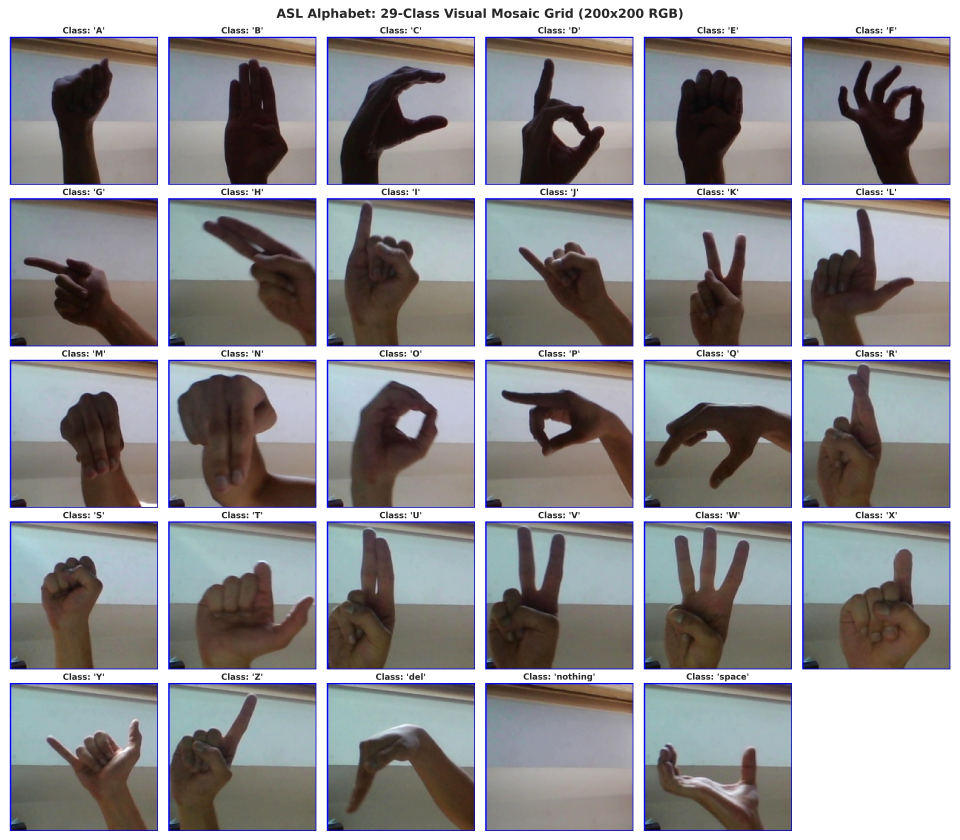
#> input picture docs/archive_grassknoted/figures/eda_29_class_mosaic.png, 4800 x 4200 px (shown at 1/5 size)
$ python -i blank_scan.py   (imports and definitions only)   (older library calls are emulated)
#> lines starting #> are read from the running program, lines starting #| are printed output that depends on the picture
"""
src/blank_scan.py
Task 2.2, Part B-1: blank / no-hand frame scan over all 36,000 raw images.

Why edge density and not std_L alone: a blank pale background has low luminance spread,
but so does a frame with a fingertip at the edge, and a single-feature cutoff on std_L
flagged one frame in the Part A sample. Edge density is the fraction of pixels whose
Sobel gradient magnitude exceeds t. A plain background has almost no edges. A hand, even
partly in frame, has many (knuckles, nails, creases, outline).

Features per image (5x5 Gaussian blur, grayscale, Sobel ksize 3):
  edge_frac_20, edge_frac_40, edge_frac_80   fraction of pixels with |grad| > t
  std_L                                       from the index

Iterative workflow (threshold is chosen by review, not guessed):
  1. uv run python src/blank_scan.py
       Prints quantiles, counts at candidate thresholds, and natural breaks in the lowest
       500 values. Writes docs/figures/blank_scan_histogram.png and blank_scan_review.png
       (the 48 lowest-edge frames, ascending).
  2. Inspect the review grid. Find the rank where frames stop being empty.
  3. Refine the band: uv run python src/blank_scan.py --grid-start 40
  4. Apply: uv run python src/blank_scan.py --threshold T --mediapipe-check
       Writes data/processed/blank_frames.csv. preprocess_roi.py requires this file.
       --mediapipe-check runs MediaPipe on frames with edge_frac_40 <= 0.02, as a cross-check:
       blanks should show no hand; a hand found there means a partial-entry frame.

Read-only on data/raw/. Caches features in data/processed/blank_scan.csv.
"""

import argparse
import json
from concurrent.futures import ThreadPoolExecutor
from datetime import datetime

import cv2
import matplotlib
# [1 line not run here, left out]
import matplotlib.pyplot as plt
import numpy as np
import pandas as pd
from tqdm import tqdm

from config import BLANK_FRAMES_CSV, CLASSES, DOCS_DIR, PROCESSED_DIR, PROJECT_ROOT
from roi_detector import make_hands, mediapipe_box

INDEX_CSV = PROCESSED_DIR / "asl_hg_image_index.csv"
SCAN_CSV = PROCESSED_DIR / "blank_scan.csv"
FIG_DIR = DOCS_DIR / "figures"
HIST_FIG = FIG_DIR / "blank_scan_histogram.png"
GRID_FIG = FIG_DIR / "blank_scan_review.png"
REPORT = DOCS_DIR / "task2_2_partB1_blank_scan.json"
EDGE_MAGS = [20, 40, 80]
PRIMARY_MAG = 40
CHECK_THRESHOLDS = [0.0, 0.0005, 0.001, 0.002, 0.005, 0.01, 0.02, 0.05]
MP_CHECK_CEILING = 0.02
GRID_N, GRID_COLS = 48, 8
NUM_WORKERS = 8


def edge_features(path):
    gray = cv2.imread(str(path), cv2.IMREAD_GRAYSCALE)
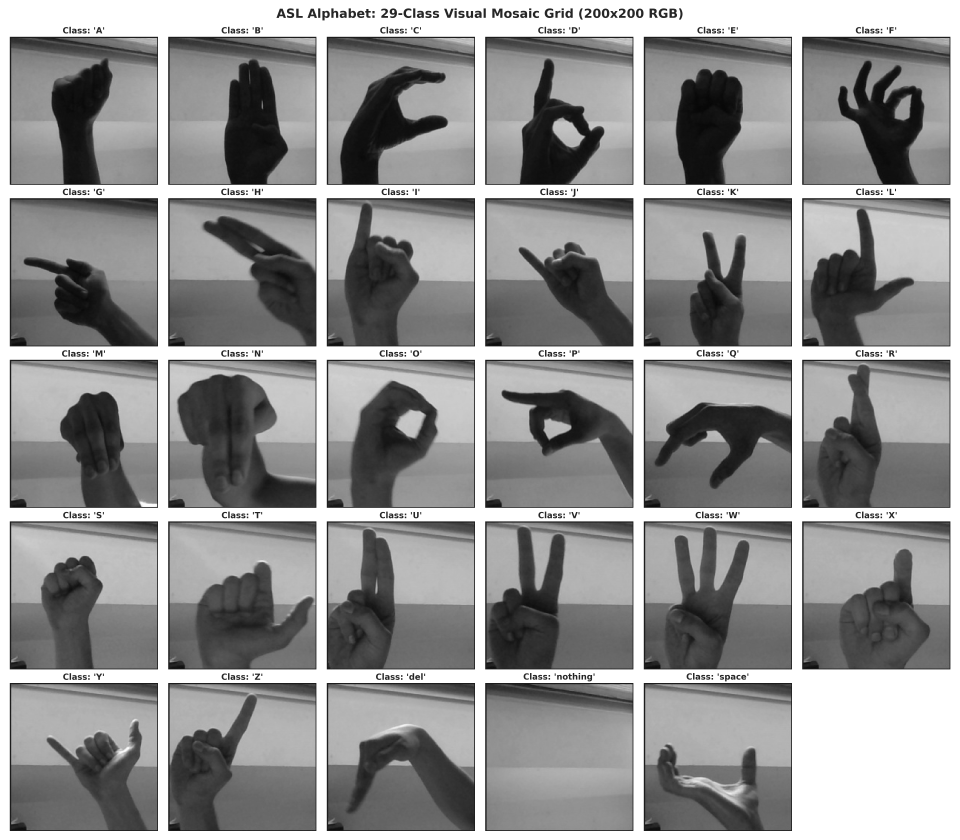
#> gray: shape (4200, 4800) (shown at 1/5 size); min 6, max 255, mean 144.9
    if gray is None:
        raise FileNotFoundError(f"cv2 could not read {path}")
    g = cv2.GaussianBlur(gray, (5, 5), 0)
    gx = cv2.Sobel(g, cv2.CV_32F, 1, 0, ksize=3)
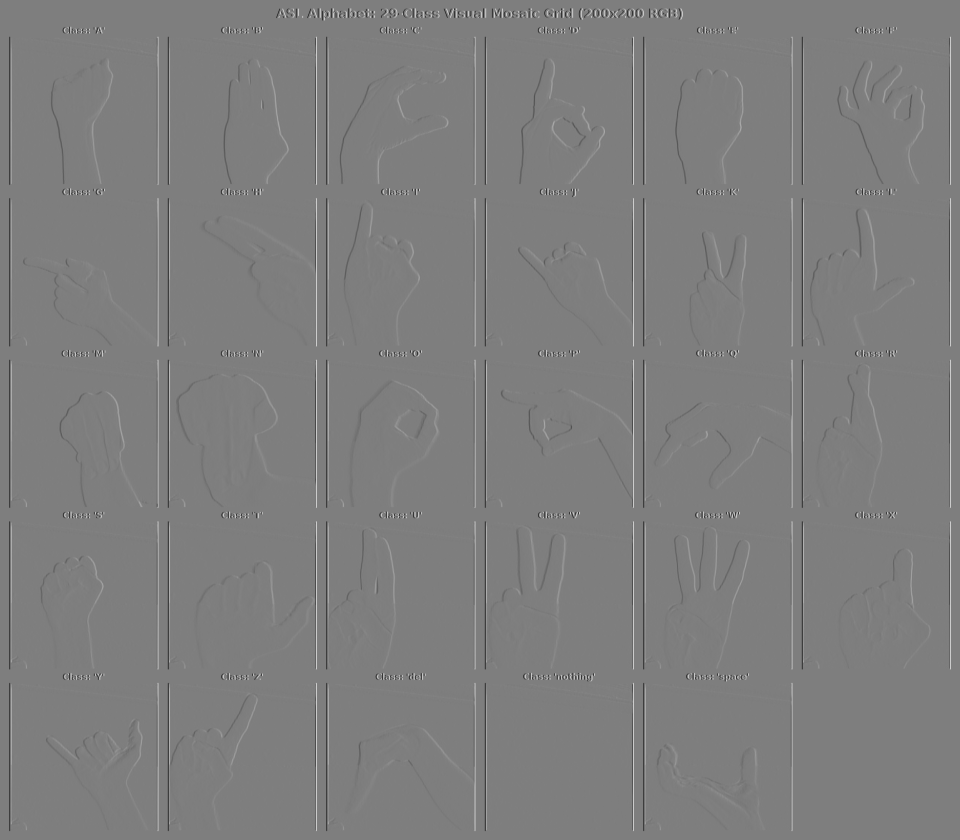
#> gx: shape (4200, 4800) float32 (shown at 1/5 size); min -572, max 579, mean 0; drawn with min black and max white
    gy = cv2.Sobel(g, cv2.CV_32F, 0, 1, ksize=3)
    mag = cv2.magnitude(gx, gy)
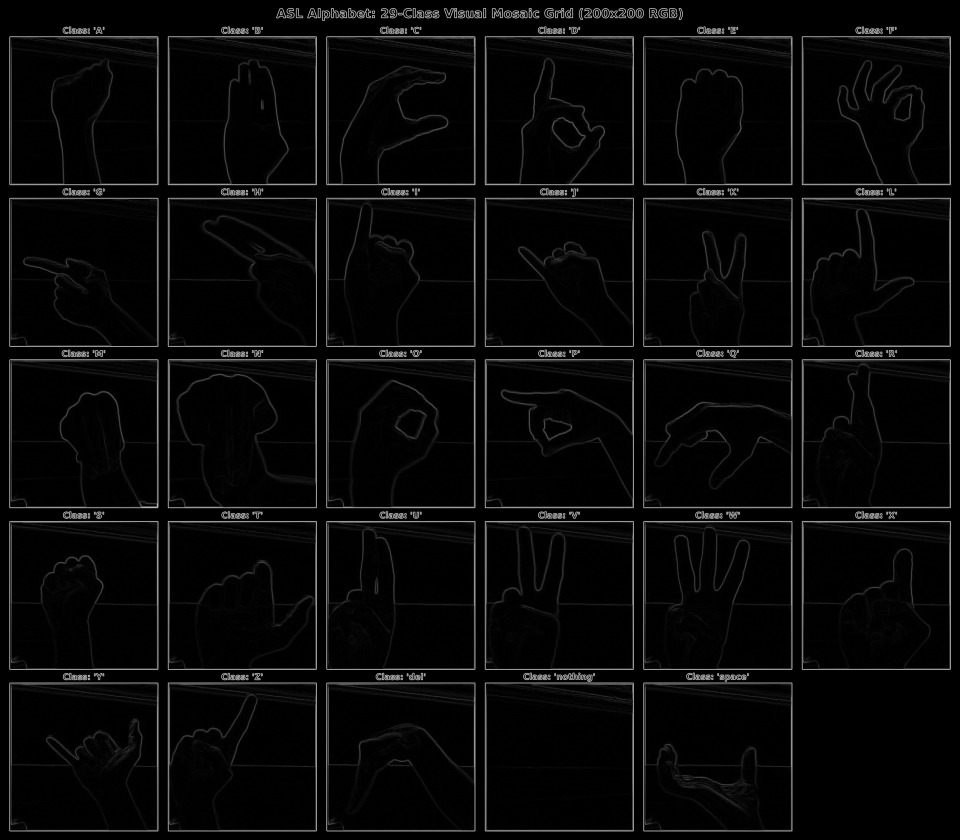
#> mag: shape (4200, 4800) float32 (shown at 1/5 size); min 0, max 579, mean 19.5; drawn with min black and max white
    return {f"edge_frac_{t}": float((mag > t).mean()) for t in EDGE_MAGS}


# [166 lines left out: functions compute_features, natural_breaks, histogram, review_grid, mediapipe_check, main, not called in this run]


# [2 lines not run here, left out]

>>> result = edge_features('../docs/archive_grassknoted/figures/eda_29_class_mosaic.png')
#> result = {'edge_frac_20': 0.118, 'edge_frac_40': 0.0803, 'edge_frac_80': 0.0496}

$ run again, on docs/figures/dataset/aug_check_part_a.png
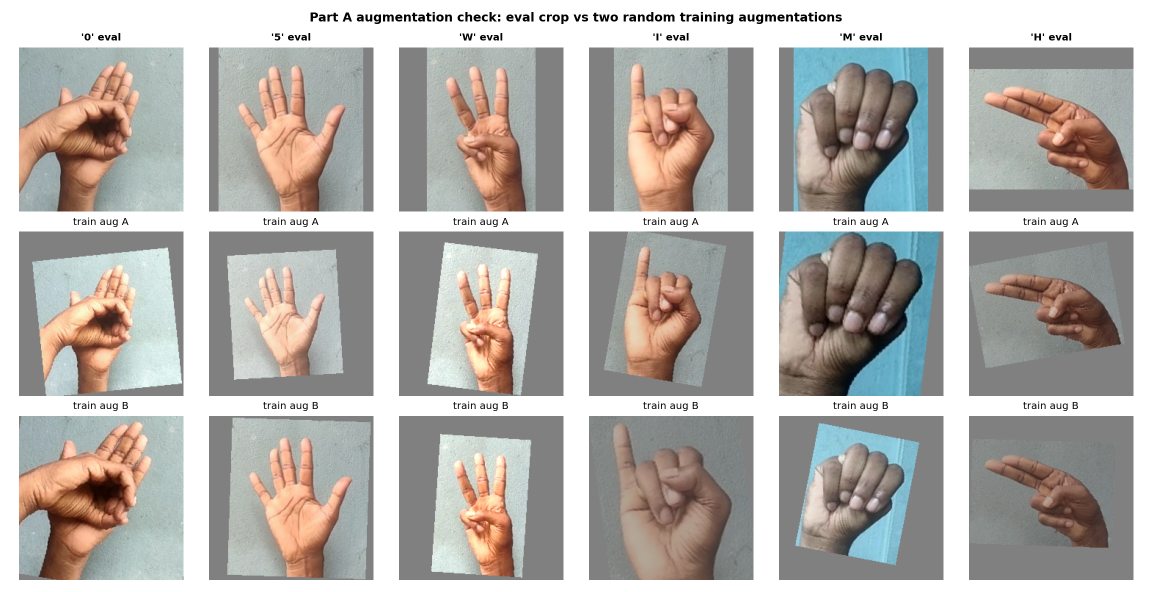
#> input picture docs/figures/dataset/aug_check_part_a.png, 2304 x 1184 px (shown at 1/2 size)
#> in edge_features, `gy = cv2.Sobel(g, cv2.CV_32F, 0, 1, ksize=3)`:
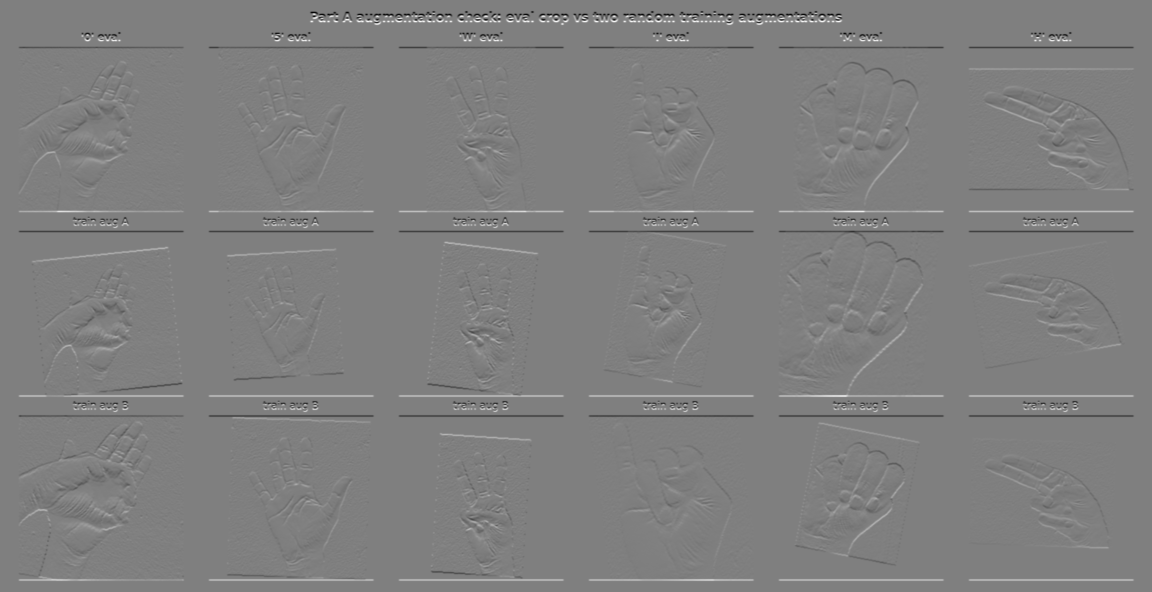
#> gy: shape (1184, 2304) float32 (shown at 1/2 size); min -636, max 636, mean 0; drawn with min black and max white
#> in edge_features, `mag = cv2.magnitude(gx, gy)`:
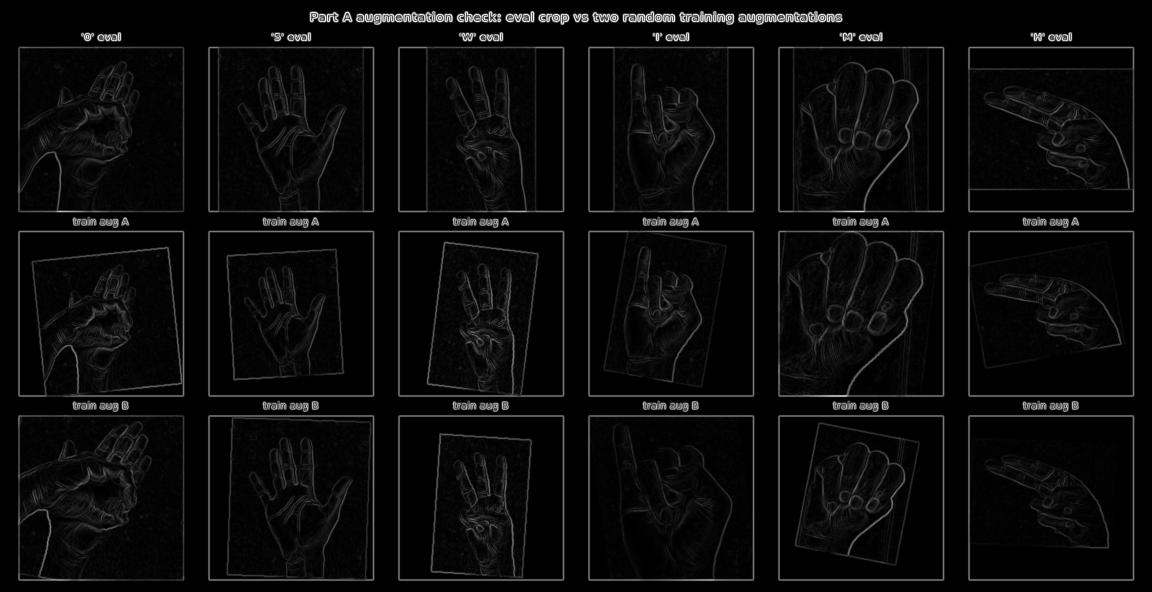
#> mag: shape (1184, 2304) float32 (shown at 1/2 size); min 0, max 655.3, mean 27.7; drawn with min black and max white
#> result = {'edge_frac_20': 0.259, 'edge_frac_40': 0.151, 'edge_frac_80': 0.0892}
